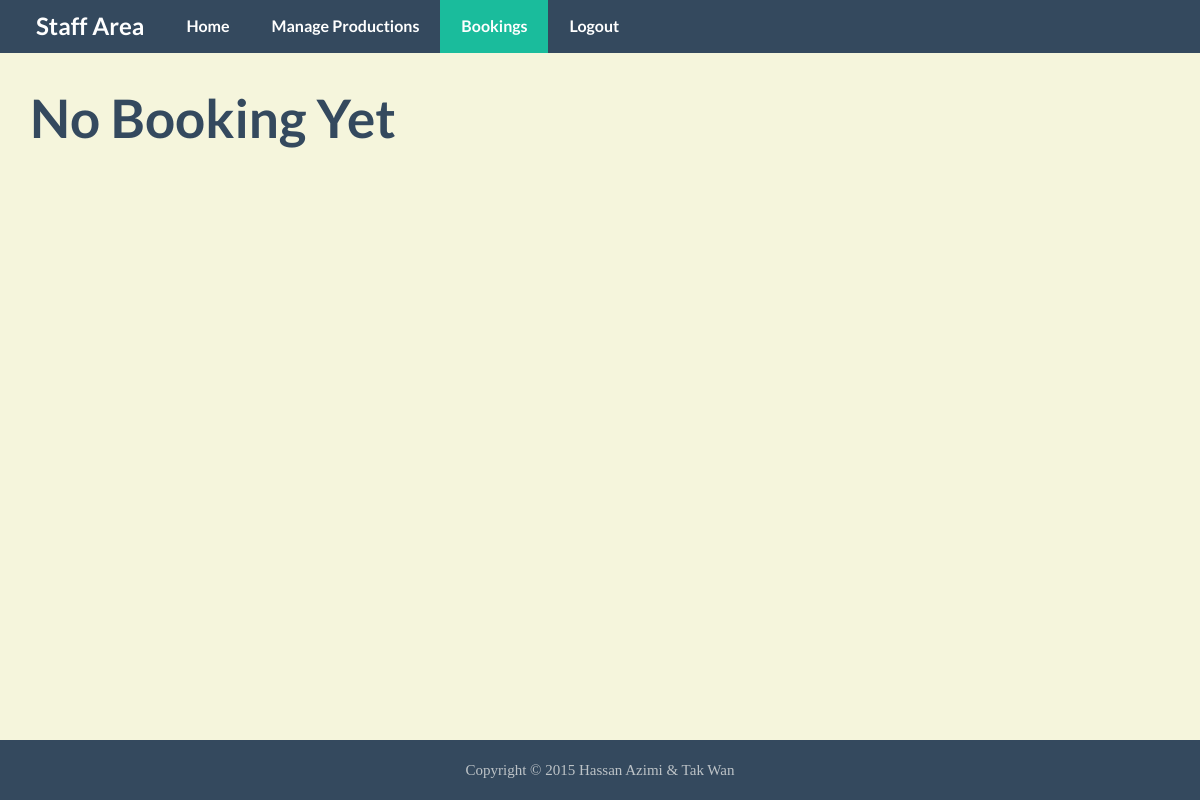
/bookings.php (signed in), run on an earlier commit of the app's database.
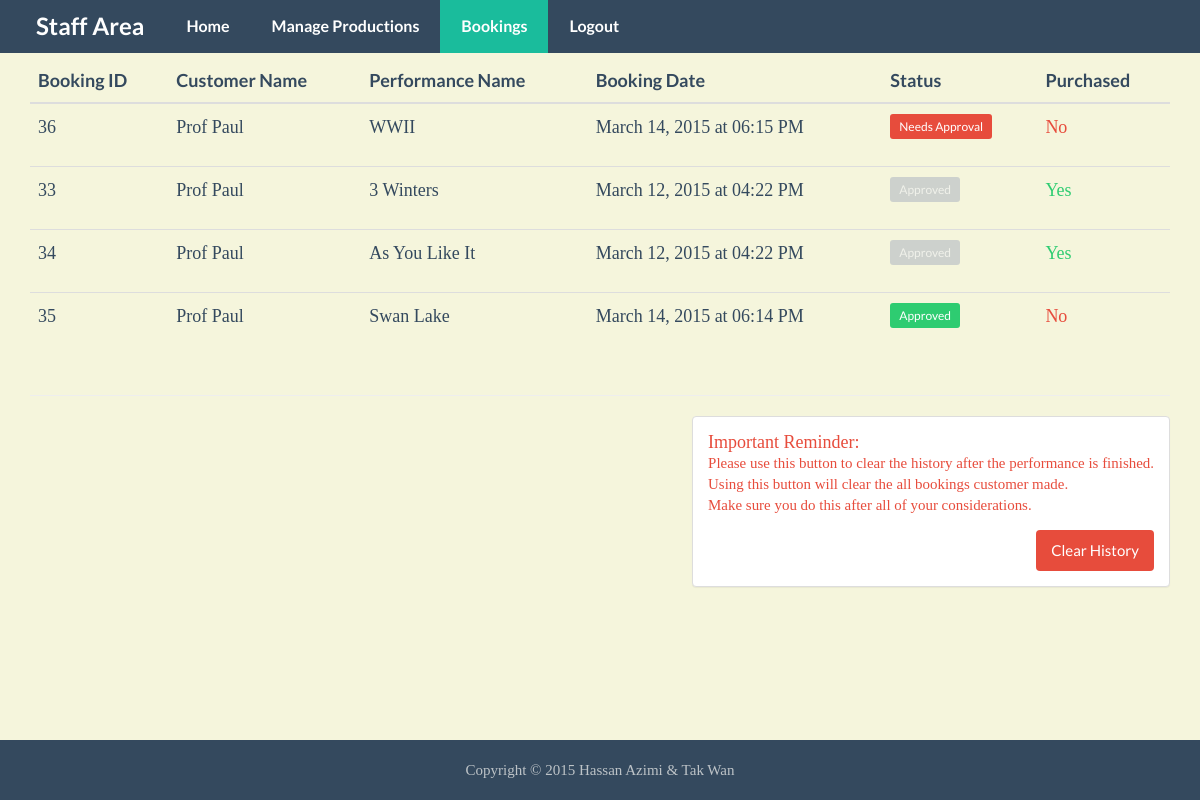
And on a later commit of the database.
### tables this page shows
CREATE TABLE IF NOT EXISTS `Booking` (
`booking_id` int(11) NOT NULL,
  `customer_id` int(11) NOT NULL,
  `performance_id` int(11) DEFAULT NULL,
  `booking_date` timestamp NOT NULL DEFAULT CURRENT_TIMESTAMP,
  `status` tinyint(1) NOT NULL DEFAULT '0',
  `purchased` tinyint(1) NOT NULL DEFAULT '0'
);

CREATE TABLE IF NOT EXISTS `Customers` (
`customer_id` int(11) NOT NULL,
  `username` varchar(30) NOT NULL,
  `password` varchar(70) NOT NULL,
  `customer_name` varchar(50) NOT NULL,
  `email` varchar(255) DEFAULT NULL,
  `street` varchar(50) NOT NULL,
  `town` varchar(30) NOT NULL,
  `post_code` varchar(8) NOT NULL,
  `phone_number` varchar(13) DEFAULT NULL
);

CREATE TABLE IF NOT EXISTS `Performance` (
`performance_id` int(11) NOT NULL,
  `production_id` int(11) NOT NULL,
  `performance_name` varchar(50) NOT NULL,
  `details` text
);

### includes/functions.php (called while the page is built, shortened)
<?php
function datetime_to_text($datetime = "") {
	$unixdatetime = strtotime($datetime);
	return strftime("%B %d, %Y at %I:%M %p", $unixdatetime);
}
function find_performance_by_id($performance_id) {
	global $connection;
	$safe_performance_id = mysqli_real_escape_string($connection, $performance_id);
	$query               = "SELECT * FROM Performance WHERE performance_id = {$safe_performance_id} LIMIT 1";
	$performance_set     = mysqli_query($connection, $query);
	if($performance = mysqli_fetch_assoc($performance_set)) {
		return $performance;
	} else {
		return NULL;
	}
}
function find_all_bookings() {
	global $connection;
	$query       = "SELECT * FROM Booking ORDER BY status ASC";
	$booking_set = mysqli_query($connection, $query);
	return $booking_set;
}
function find_member_by_id($id) {
	global $connection;
	$safe_id    = mysqli_real_escape_string($connection, $id);
	$query      = "SELECT * FROM Customers WHERE customer_id = '{$safe_id}' LIMIT 1";
	$member_set = mysqli_query($connection, $query);
	if($member = mysqli_fetch_assoc($member_set)) {
		return $member;
	} else {
		return NULL;
	}
}

### public/bookings.php (the view, shortened to what this page needs)
<?php require_once("../includes/db_connection.php"); ?>
<?php require_once("../includes/functions.php"); ?>
<?php $booking_set = find_all_bookings(); ?>
<?php include("../includes/layouts/header.php"); ?>
<nav class="navbar navbar-inverse navbar-fixed-top">
	<section class="container">
		<div class="navbar-header">
			<a class="navbar-brand" href="staff.php">Staff Area</a>
		</div>
		<div id="navbar" class="collapse navbar-collapse">
			<ul class="nav navbar-nav">
				<li><a href="staff.php">Home</a></li>
				<li><a href="manage_content.php">Manage Productions</a></li>
				<li class="active"><a href="bookings.php">Bookings</a></li>
				<li><a href="logout.php">Logout</a></li>
			</ul>
		</div>
	</section>
</nav>
<section class="container">
	<?php if(mysqli_num_rows($booking_set) > 0): ?>
		<div class="row">
			<section class="main col-lg-12">
				<table class="table table-hover">
					<thead>
					<tr>
						<th>Booking ID</th>
						<th>Customer Name</th>
						<th>Performance Name</th>
						<th>Booking Date</th>
						<th>Status</th>
						<th>Purchased</th>
					</tr>
					</thead>
					<tbody>
					<?php while($booking = mysqli_fetch_assoc($booking_set)): ?>
						<tr>
							<td><p><?php echo htmlentities($booking["booking_id"]); ?></p></td>
							<td><p><?php echo htmlentities(find_member_by_id($booking["customer_id"])["customer_name"]); ?></p></td>
							<td><p><?php echo htmlentities(find_performance_by_id($booking["performance_id"])["performance_name"]); ?></p></td>
							<td><p><?php echo datetime_to_text(htmlentities($booking["booking_date"])); ?></p></td>
							<td><?php if($booking["status"]): ?>
									<?php if($booking["purchased"]){ ?>
										<a href="#" class='btn btn-success btn-xs' disabled>
											Approved
										</a>
									<?php } else { ?>
										<a href="approvals.php?id=<?php echo urldecode($booking["booking_id"]); ?>" class='btn btn-success btn-xs'>
											Approved
										</a>
									<?php } ?>
								<?php else: ?>
									<a href="approvals.php?id=<?php echo urldecode($booking["booking_id"]); ?>" class='btn btn-danger btn-xs'>
										Needs Approval
									</a>
								<?php endif; ?>
							</td>
							<td><?php if($booking["purchased"]) {echo "<p class='text-success'>Yes</p>";} else {echo "<p class='text-danger'>No</p>";} ?></td>
						</tr>
					<?php endwhile; ?>
					</tbody>
				</table>
			</section>
		</div>
		<hr/>
		<div class="pull-right panel panel-default">
			<div class="panel-body">
				<p class="text-danger" style="line-height: 20px;">
					Important Reminder: <br/>
					<small style="line-height: 20px;">
						Please use this button to clear the history after the performance is finished. <br/>
						Using this button will clear the all bookings customer made. <br/>
						Make sure you do this after all of your considerations.
					</small>
				</p>
				<form method="post" action="bookings.php">
					<button class="btn btn-danger pull-right" name="clear" type="submit" onclick="return confirm('Are you sure?')">Clear
					                                                                                                               History
					</button>
				</form>
			</div>
		</div>
	<?php else: ?>
		<h2>No Booking Yet</h2>
	<?php endif; ?>
	<br/><br/>
</section>
<?php include("../includes/layouts/footer.php"); ?>

### includes/layouts/header.php (shortened to what this page needs)
<!DOCTYPE html>
<html lang="en">
<head>
	<link href="css/vendor/bootstrap.min.css" rel="stylesheet">
	<link href="css/flat-ui.min.css" rel="stylesheet">
	<link href="css/custom.css" rel="stylesheet">
</head>
<body>

### includes/layouts/footer.php (shortened to what this page needs)
<footer class="footer">
	<div class="container">
		<div class="row">
			<p class="text-muted text-center">Copyright &copy; <?php echo date("Y"); ?> Hassan Azimi & Tak Wan</p>
		</div>
	</div>
</footer>
</body>
</html>

### public/css/custom.css (style rules this page uses)
html { position : relative; min-height : 100%; }
body { margin-bottom : 60px; background-color : #F5F5DC; }
.footer { position : absolute; bottom : 0; width : 100%; height : 60px; background-color : #34495E; padding-right : 15px; padding-left : 15px; }
body > .container { padding : 60px 15px; }
.container .text-muted { margin : 20px 0; }
ul, li { line-height : 20px; font-size : 15px; }
p { font-family: "Arial Narrow", Georgia, "Times New Roman", Times, serif; }

What changed in the data, as far as the page shows it:
added booking: booking_id "36", customer.customer_name "Prof Paul", performance.performance_name "WWII", booking_date "March 14, 2015 at 06:15 PM", purchased "No"
added booking: booking_id "33", customer.customer_name "Prof Paul", performance.performance_name "3 Winters", booking_date "March 12, 2015 at 04:22 PM", status "Approved", purchased "Yes"
added booking: booking_id "34", customer.customer_name "Prof Paul", performance.performance_name "As You Like It", booking_date "March 12, 2015 at 04:22 PM", status "Approved", purchased "Yes"
added booking: booking_id "35", customer.customer_name "Prof Paul", performance.performance_name "Swan Lake", booking_date "March 14, 2015 at 06:14 PM", purchased "No"
Also different on the page:
text no longer shown: "No Booking Yet"
text now shown: "Booking ID Customer Name Performance Name Booking Date Status Purchased Important Reminder: Please use this button to clear the history after the performance is finished. Using this button will clear the all bookings customer made. Make sure you do this after all of your considerations. Clear History"
